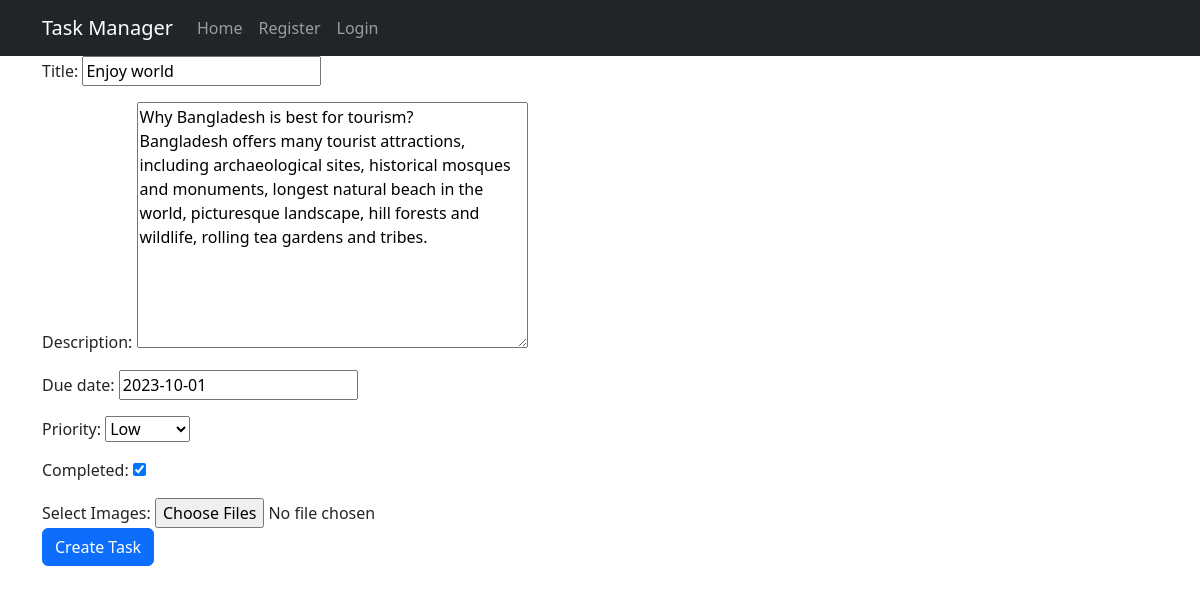
The app's page /tasks/26/update/ with its own data.
### tasks/models.py (models this page shows, shortened)
class Task(models.Model):
    title = models.CharField(max_length=100)
    description = models.TextField()
    due_date = models.DateField()
    priority = models.CharField(max_length=10, choices=PRIORITY_CHOICES)
    completed = models.BooleanField(default=False)
    created_at = models.DateTimeField(auto_now_add=True)
    updated_at = models.DateTimeField(auto_now=True, null=True, blank=True)
    user = models.ForeignKey(User, on_delete=models.CASCADE, related_name='tasks')

### tasks/views.py (the view)
# urls.py: path('tasks/<int:pk>/update/', TaskUpdateView.as_view(), name='task_update'),
class TaskUpdateView(UpdateView):
    model = Task
    form_class = TaskForm
    template_name = 'task_update.html'
    success_url = reverse_lazy('home')

### tasks/forms.py
class TaskForm(forms.ModelForm):
    class Meta:
        model = Task
        fields = ['title', 'description', 'due_date', 'priority', 'completed']

### tasks/templates/task_update.html (shortened to what this page needs)
{% extends "base.html" %}
{% block content %}
<form method="post" enctype="multipart/form-data">
    {{ form.as_p }}
    <div class="form-group">
        <label for="{{ form.images.id_for_label }}">Select Images:</label>
        <input type="file" name="images" id="{{ form.images.id_for_label }}" multiple>
    </div>
    <button type="submit" class="btn btn-primary">Create Task</button>
</form>
{% endblock %}

### records on screen
Task: title "Enjoy world", description "Why Bangladesh is best for tourism? Bangladesh offers many tourist attractions, including archaeological sites, historical mosques and monuments, longest natural beach in the world, picturesque landscape, hill forests and wildlife, rolling tea gardens and tribes.", due_date "2023-10-01", priority "Low", completed "☑"
